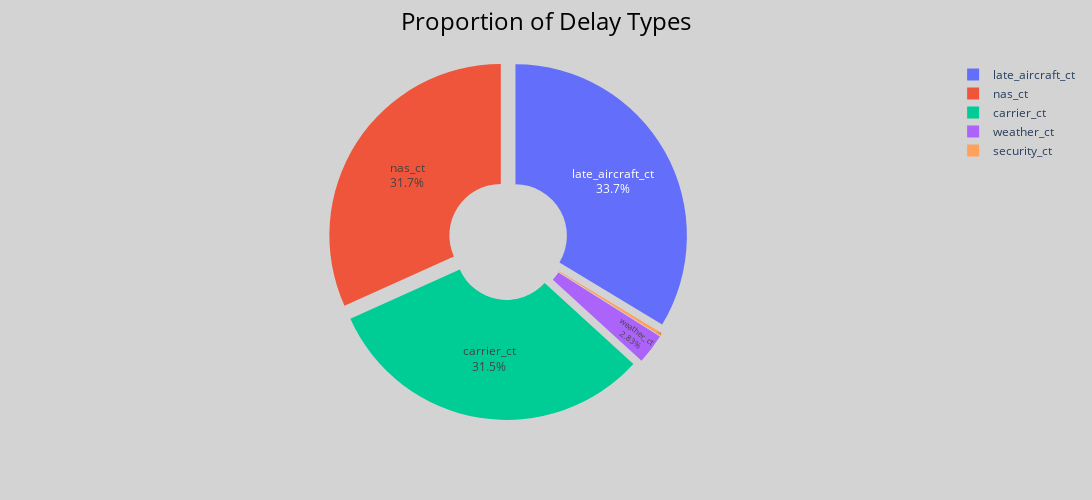

Notebook code for this chart:
### Code cell
# ---------------------------------
# Pie chart visualization
# ---------------------------------

# ----- Sum total delays per type ----- 
delay_type_totals = df_clean[delay_count_columns].sum().reset_index()
delay_type_totals.columns = ['Delay Type', 'Total']

# ----- Create interactive pie chart----- 
fig_pie = px.pie(
    delay_type_totals,
    names='Delay Type',
    values='Total',
    hole=0.3  # donut chart
)

# ----- Show labels on pie slices: percent + name ----- 
fig_pie.update_traces(
    textinfo='percent+label',  # show label and percentage
    textposition='inside',
    pull=[0.05]*len(delay_type_totals)
)

# ----- Update layout to make title visible ----- 
fig_pie.update_layout(
    title=dict(
        text='Proportion of Delay Types',
        font=dict(color='black', size=24),  # use black to be visible
        x=0.5  # center title
    ),
    plot_bgcolor='lightgray',
    paper_bgcolor='lightgray',
    width=1200,
    height=500
)

fig_pie.show()

### Figure 1 — Plotly figure (JSON) as saved in the notebook; plotly's stock layout.template omitted (floating-point values rounded to 4 significant figures)
{"data": [{"domain": {"x": [0, 1], "y": [0, 1]}, "hole": 0.3, "hovertemplate": "Delay Type=%{label}<br>Total=%{value}<extra></extra>", "labels": ["carrier_ct", "weather_ct", "nas_ct", "security_ct", "late_aircraft_ct"], "legendgroup": "", "name": "", "pull": [0.05, 0.05, 0.05, 0.05, 0.05], "showlegend": true, "textinfo": "percent+label", "textposition": "inside", "type": "pie", "values": [53710.0, 4824.0, 54100.0, 459.1, 57390.0]}], "layout": {"height": 500, "legend": {"tracegroupgap": 0}, "margin": {"t": 60}, "paper_bgcolor": "lightgray", "plot_bgcolor": "lightgray", "title": {"font": {"color": "black", "size": 24}, "text": "Proportion of Delay Types", "x": 0.5}, "width": 1200}}
